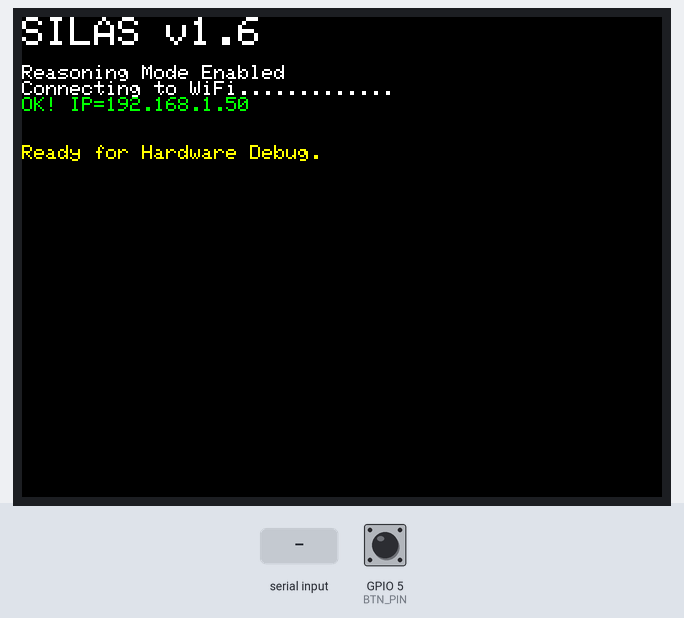
A sketch run on a simulated ESP32. On the bench: 320×240 colour display. The inputs (shaded band) are chosen by the test bench; at power-on: GPIO 5 (BTN_PIN) HIGH. WiFi joins after 1.5 s; servers stay silent unless stated; uploads are accepted with an empty reply; what the sketch prints to the serial monitor is not drawn.

Above: at 2.7 s.
2.8 s: GPIO 5 (BTN_PIN) pulled LOW for 3.2 s
At 7.0 s:
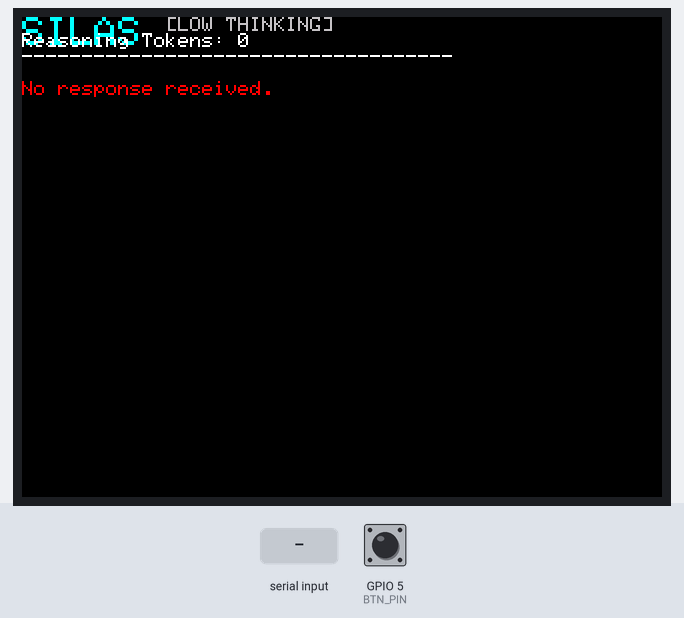
7.5 s: "1\n" received over Serial
At 7.73 s:
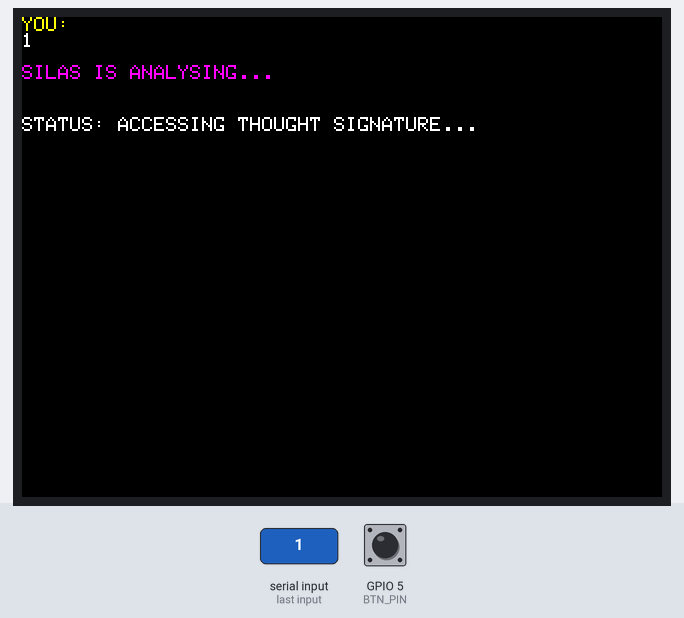
9.3 s: GPIO 5 (BTN_PIN) pulled LOW for 0.15 s
At 9.6 s:
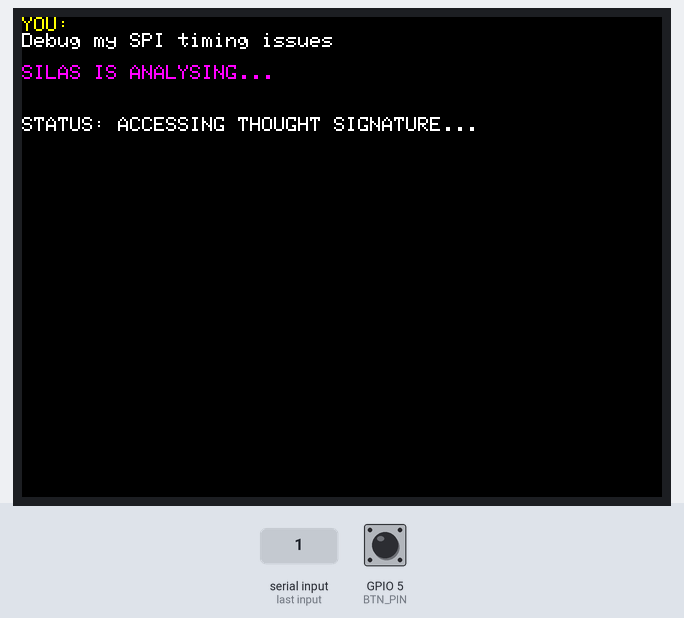
11.2 s: "0\n" received over Serial
At 11.46 s:
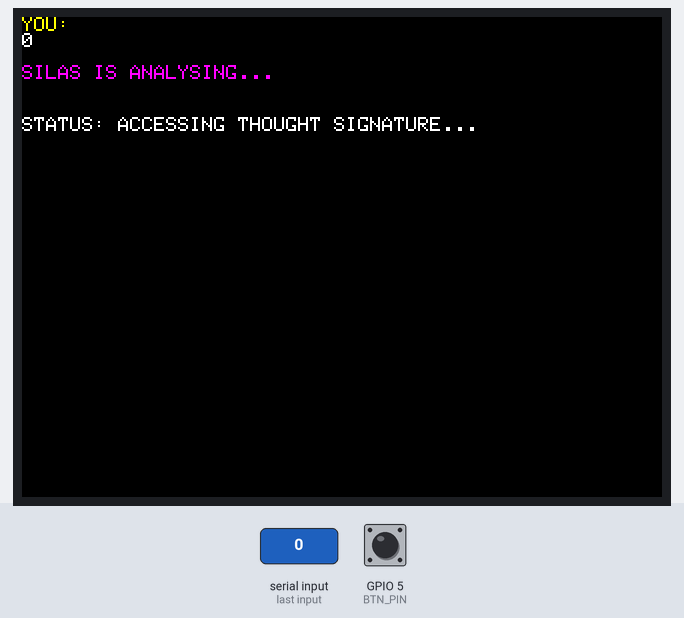
Timing chart, 0 to 14.1 s (numbered marks = the images above; inputs shaded):
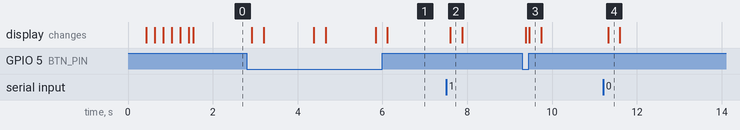

Measured:
- after the input at 2.8 s, the display: first changes after 0.12 s (image 1 shows a later state)
- after the input at 7.5 s, the display: changes after 0.10 s (image 2)
- after the input at 9.3 s, the display: first changes after 0.08 s (image 3 shows a later state)
- after the input at 11.2 s, the display: changes after 0.12 s (image 4)

The sketch:

sketch.ino
```cpp
/*
  ESP32 Silas Voice Agent - Wokwi Simulation

  Press the button OR type in Serial Monitor to talk to Silas.
*/

#include <WiFi.h>
#include <HTTPClient.h>
#include <ArduinoJson.h>
#include <Adafruit_GFX.h>
#include <Adafruit_ILI9341.h>

const char* ssid = "Wokwi-GUEST";
const char* password = "";

// !!! IMPORTANT: Replace with your active localtunnel URL !!!
const char* serverUrl = "https://silas-agent-v1.loca.lt";
const char* deviceId = "wokwi-silas-01";

#define BTN_PIN 5
#define TFT_DC 2
#define TFT_CS 15
Adafruit_ILI9341 tft = Adafruit_ILI9341(TFT_CS, TFT_DC);

// Global reasoning metrics
int lastThoughtTokens = 0;
String lastThinkingLevel = "LOW";

// Pre-defined questions for button press demo
const char* demoQuestions[] = {
  "Why is my I2S clock jittering?",
  "How do I fix ADC noise on GPIO 34?",
  "Is my pull-up resistor value correct?",
  "Debug my SPI timing issues"
};
int questionIndex = 0;

String askSilas(String userText) {
  // Visual Feedback: Accessing Signature
  tft.setTextColor(ILI9341_WHITE);
  tft.setTextSize(1);
  tft.setCursor(0, 50);
  tft.println("STATUS: ACCESSING THOUGHT SIGNATURE...");

  HTTPClient http;
  http.useHTTP10(true);
  http.setTimeout(45000); // 45 second timeout for Deep Reasoning

  String url = String(serverUrl) + "/chat";
  http.begin(url);
  http.addHeader("Content-Type", "application/x-www-form-urlencoded");
  http.addHeader("Bypass-Tunnel-Reminder", "true");

  userText.replace(" ", "%20");
  String postData = "device_id=" + String(deviceId) + "&user_text=" + userText;

  int httpCode = http.POST(postData);
  String result = "";

  if (httpCode > 0) {
    String payload = http.getString();
    DynamicJsonDocument doc(16384); // Increased buffer for very long reasoning sessions
    DeserializationError error = deserializeJson(doc, payload);

    if (!error && doc.containsKey("text")) {
      result = doc["text"].as<String>();
      lastThoughtTokens = doc["thought_tokens"] | 0;
      lastThinkingLevel = doc["thinking_level"].as<String>();
    }
  }

  http.end();
  return result;
}

void showSilasResponse(String question) {
  tft.fillScreen(ILI9341_BLACK);
  tft.setCursor(0, 0);

  // Show question
  tft.setTextColor(ILI9341_YELLOW);
  tft.setTextSize(1);
  tft.println("YOU:");
  tft.setTextColor(ILI9341_WHITE);
  tft.println(question);
  tft.println();

  // Show initial thinking status
  tft.setTextColor(ILI9341_MAGENTA);
  tft.println("SILAS IS ANALYSING...");

  // Get response
  String response = askSilas(question);

  // Clear and show response
  tft.fillScreen(ILI9341_BLACK);
  tft.setCursor(0, 0);

  // Header with Reasoning Metrics
  tft.setTextColor(ILI9341_CYAN);
  tft.setTextSize(2);
  tft.print("SILAS ");
  tft.setTextSize(1);
  tft.setTextColor(ILI9341_LIGHTGREY);
  tft.print("[");
  tft.print(lastThinkingLevel);
  tft.print(" THINKING]");
  tft.println();

  tft.setTextColor(ILI9341_WHITE);
  tft.print("Reasoning Tokens: ");
  tft.println(lastThoughtTokens);
  tft.println("------------------------------------");
  tft.println();

  if (response.length() > 0) {
    tft.setTextColor(ILI9341_GREEN);
    tft.setTextWrap(true);
    // Increased character limit and better wrapping
    // 320px width gives ~53 chars per line at text size 1
    for (int i = 0; i < response.length() && i < 800; i++) {
        tft.print(response[i]);
    }
  } else {
    tft.setTextColor(ILI9341_RED);
    tft.println("No response received.");
  }

  Serial.println("<< Silas: " + response);
  Serial.printf("[Reasoning] Tokens: %d, Level: %s\n", lastThoughtTokens, lastThinkingLevel.c_str());
}

void setup() {
  Serial.begin(115200);
  pinMode(BTN_PIN, INPUT_PULLUP);

  WiFi.begin(ssid, password, 6);

  tft.begin();
  tft.setRotation(1); // Landscape
  tft.fillScreen(ILI9341_BLACK);

  tft.setTextColor(ILI9341_WHITE);
  tft.setTextSize(2);
  tft.println("SILAS v1.6");
  tft.setTextSize(1);
  tft.print("\nReasoning Mode Enabled");
  tft.print("\nConnecting to WiFi");

  while (WiFi.status() != WL_CONNECTED) {
    delay(100);
    tft.print(".");
  }

  tft.setTextColor(ILI9341_GREEN);
  tft.print("\nOK! IP=");
  tft.println(WiFi.localIP());

  tft.setTextColor(ILI9341_YELLOW);
  tft.println("\n\nReady for Hardware Debug.");

  Serial.println("=== SILAS Reasoning Enabled ===");
}

void loop() {
  if (digitalRead(BTN_PIN) == LOW) {
    String question = demoQuestions[questionIndex];
    questionIndex = (questionIndex + 1) % 4;
    Serial.println(">> You (button): " + question);
    showSilasResponse(question);
    delay(1000);
  }

  if (Serial.available() > 0) {
    String userInput = Serial.readStringUntil('\n');
    userInput.trim();
    if (userInput.length() > 0) {
      Serial.println(">> You: " + userInput);
      showSilasResponse(userInput);
    }
  }

  delay(100);
}
```
